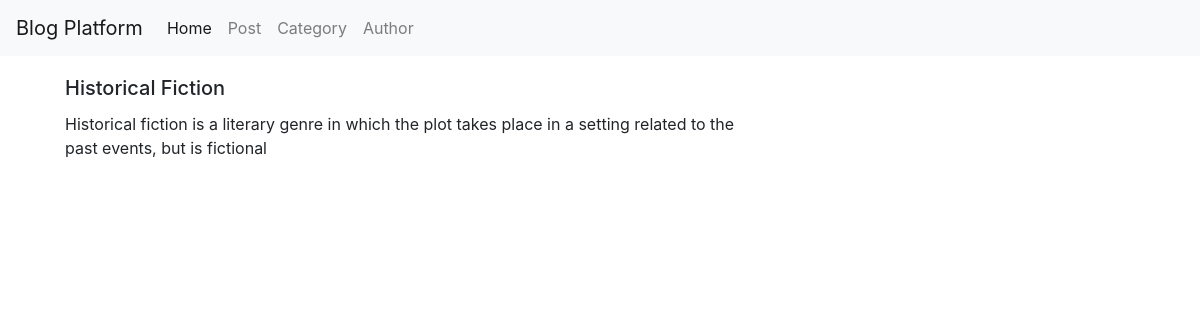
The page /categories/category_details/1 on the database its author committed.
### BlogApp/models.py (models this page shows, shortened)
class Category(models.Model):
    name = models.CharField(max_length=100)
    description = models.TextField()

### BlogApp/views.py (the view)
# urls.py: path('categories/category_details/<int:id>', views.view_category_detail, name='category_details'),
def view_category_detail(request,id):
    category = get_object_or_404(Category, pk=id)
    context = {"category": category}
    return render(request, "category_details.html", context)

### Template/category_details.html
{% extends 'base.html' %}
{% block content %}
    <div class="container">
        <div class="row">
                <div class="col-md-8">
                <div class="card-body">
                        <h5 class="card-title">{{ category.name }}</h5>
                        <p class="card-text">{{ category.description }}</p>
                    </div>
                </div>
        </div>
    </div>
{% endblock %}

### rows shown on the page
Category: name "Historical Fiction", description "Historical fiction is a literary genre in which the plot takes place in a setting related to the past events, but is fictional"
